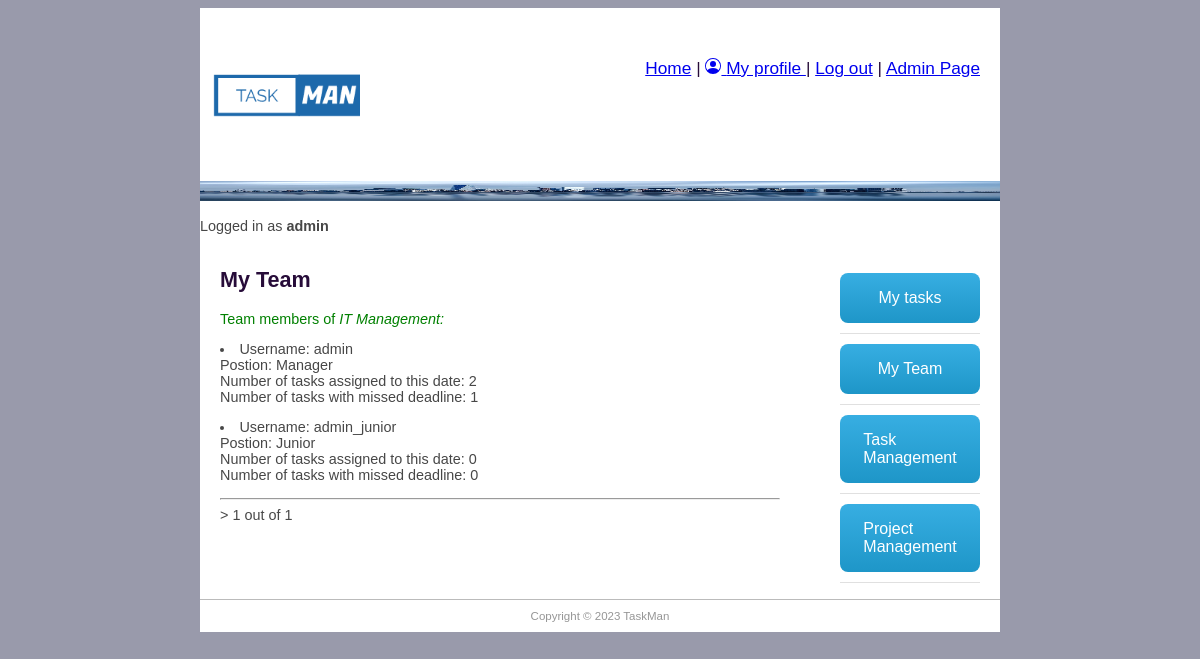
Page /taskman/myteam/ (signed in) on the committed database.
### taskman/models.py (models this page shows, shortened)
class Employee(models.Model):
    user = models.OneToOneField(User, on_delete=models.CASCADE)
    group_id = models.ForeignKey(Group, help_text='Assign to a team', on_delete=models.SET_NULL, null=True, blank=True)
    photo = models.ImageField(default='default.png', upload_to='profile_pics')
    team_role = models.ForeignKey(TeamRole, help_text='Assign a position', on_delete=models.SET_NULL, null=True, blank=True)
    task_number = models.IntegerField('Number of tasks assigned', default=0)

class TeamRole(models.Model):
    name = models.CharField('Role in a team', max_length=200, help_text='Enter Team role')
    def __str__(self):
        return self.name

### taskman/views.py (the view)
# urls.py: path('myteam/', views.MyTeamListView.as_view(), name='my-team'),
class MyTeamListView(LoginRequiredMixin, generic.ListView):
    model = Employee
    paginate_by = 5
    template_name = 'my_team.html'
    def get_context_data(self, **kwargs):
        context = super().get_context_data(**kwargs)
        current_employee = Employee.objects.get(user=self.request.user)
        context['current_employee'] = current_employee
        employee_list = self.get_queryset()
        for employee in employee_list:
            tasks = TaskInstance.objects.filter(assign_employees=employee)
            overdue_tasks = tasks.filter(enddate__lt=datetime.now(), completed_on=False)
            employee.overdue_task_count = overdue_tasks.count()
        context['employee_list'] = employee_list
        return context
    def get_queryset(self):
        current_employee = Employee.objects.get(user=self.request.user)
        return Employee.objects.filter(group_id=current_employee.group_id)

### taskman/templates/my_team.html (shortened to what this page needs)
{% extends "base.html" %}
{% block content %}
<h1>My Team</h1>
<p style="color:green">Team members of <em>{{current_employee.group_id.name}}:</em> </p>
{% for employee in employee_list %}
<li> Username: {{employee.user.username}}
    <br> Postion: {{employee.team_role}}
    <br> Number of tasks assigned to this date: {{employee.task_number}}
    <br> Number of tasks with missed deadline: {{employee.overdue_task_count}}
</li>
{% endfor %}
<hr>
<div class="pagination"><span class="step-links">>
        <span class="current">
            {{ page_obj.number }} out of {{ page_obj.paginator.num_pages }}</span>
    </span></div>
{% endblock %}

### taskman/templates/base.html (shortened to what this page needs)
{% load static %}
<!doctype html>
<html>
  <head>
    <link href="{% static 'css/main.css' %}" rel="stylesheet" type="text/css">
  </head>
  <body>
    <div id="wrapper">
    <header id="header">
      <div id="logo"><img src="{% static 'css/logo.png' %}" alt="" width="150" height="150"/></div>
      <div id="top_menu"><a href="/">Home</a> |
        {% if user.is_authenticated%}
            <a href="{% url 'employee-page' %}">
                My profile
            </a>
              | <a href="{% url 'logout' %}">Log out</a>
            {% else%}
            <a href="{% url 'login' %}">Login</a>
        {% endif %}
          | <a href="{% url 'admin:index' %}">Admin Page</a>
        </div>
      <div id="topbanner"><img src="{% static 'css/pexels-pixabay-290595.jpg' %}" alt="" width="800" height="20"/></div>
        <p>Logged in as <strong>{{user.username}}</strong></p>
    </header>
      <aside id="rightsidebar">
      <nav id="nav">
        {% if user.is_authenticated%}
          <ul>
            <li><a href="{% url 'tasks_name' %}" class="button-43">My tasks</a></li>
            <li><a href="{% url 'my-team' %}" class="button-43">My Team</a></li>
                {% if current_employee.team_role.name == 'Manager' or current_employee.team_role.name == 'Team Lead' or current_employee.team_role.name == 'Senior' %}
                <li><a href="{% url 'all_tasks' %}" class="button-43">Task Management</a></li>
                {% endif %}
                {% if current_employee.team_role.name == 'Manager' or current_employee.team_role.name == 'Team Lead'%}
                <li><a href="{% url 'all_projects' %}" class="button-43">Project Management</a></li>
                {% endif %}
          </ul>
        {% endif %}
      </nav>
    </aside>
    <section id="main">
      {% block content %}{% endblock content %}
    </section>
    <footer id="footer">Copyright &copy;
       TaskMan
    </footer>
    </div>
  </body>
</html>

### taskman/static/css/main.css (style rules this page uses)
#header { border-style: none; width: 800px; height: auto; }
#wrapper { margin-top: 0px; margin-left: auto; margin-right: auto; background-color: #FFFFFF; width: 800px; }
body { background-color: #999AAB; font-family: "Trebuchet MS", Helvetica, sans-serif; font-size: 0.9em; text-align: justify; color: #474747; }
h1 { color: #270c39; }
#footer { text-align: center; font-size: 0.8em; padding-top: 10px; padding-bottom: 10px; background-color: #FFFFFF; border-top: thin solid #BBBBBB; clear: both; color: #969696; }
#nav li { padding-top: 10px; padding-bottom: 10px; font-size: 1em; list-style-type: none; border-bottom: thin solid #e0e0e0; color: #1e9d36; left: 0px; list-style-position: inside; }
#nav li a { text-decoration: none; }
#rightsidebar { width: 180px; height: 350px; float: right; padding-right: 20px; }
#main { width: 560px; float: left; margin: 0 10px 50px 20px; padding-right: 10px; }
#logo { padding: 10px; float: left; }
#top_menu { float: right; padding: 50px 20px 0px 0px; font-size: 1.2em; color: #270c39; }
.button-43 { background-image: linear-gradient(-180deg, #37AEE2 0%, #1E96C8 100%); border-radius: .5rem; box-sizing: border-box; color: #FFFFFF; display: flex; font-size: 16px; justify-content: center; padding: 1rem 1.75rem; text-decoration: none; width: 100%; border: 0; cursor: pointer; user-select: none; -webkit-user-select: none; touch-action: manipulation; }
@media (min-width: 768px) { .button-43 { padding: 1rem 2rem; } }

### rows in the picture
Employee: group_id.name "IT Management", user.username "admin", team_role "Manager", task_number "2", overdue_task_count "1"
Employee: user.username "admin_junior", team_role "Junior", task_number "0", overdue_task_count "0"

### other values in the picture
{{ user.username }} "admin"
{{ page_obj.number }} "1"
{{ page_obj.paginator.num_pages }} "1"
